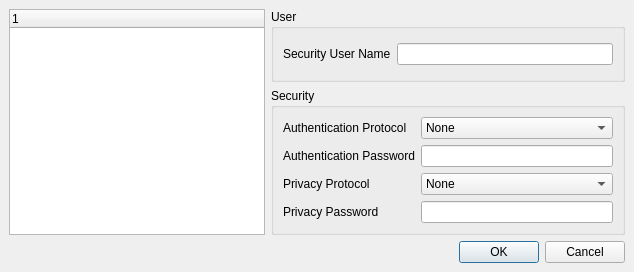
<?xml version="1.0" encoding="UTF-8"?>
<ui version="4.0">
 <comment>
    Copyright (c) 2004-2017 Martin Jolicoeur and contributors
    
    This file is part of the snmpb project and is free software: you can
    redistribute it and/or modify it under the terms of the GNU General
    Public License as published by the Free Software Foundation, either
    version 3 of the License, or (at your option) any later version.
    
    This program is distributed in the hope that it will be useful,
    but WITHOUT ANY WARRANTY; without even the implied warranty of
    MERCHANTABILITY or FITNESS FOR A PARTICULAR PURPOSE.  See the
    GNU General Public License for more details.
    
    You should have received a copy of the GNU General Public License
    along with this program.  If not, see http://www.gnu.org/licenses/.
</comment>
 <class>USMProfile</class>
 <widget class="QDialog" name="USMProfile">
  <property name="geometry">
   <rect>
    <x>0</x>
    <y>0</y>
    <width>634</width>
    <height>272</height>
   </rect>
  </property>
  <property name="sizePolicy">
   <sizepolicy hsizetype="Fixed" vsizetype="Fixed">
    <horstretch>0</horstretch>
    <verstretch>0</verstretch>
   </sizepolicy>
  </property>
  <property name="windowTitle">
   <string>USM Profiles</string>
  </property>
  <property name="windowIcon">
   <iconset>
    <normaloff>images/snmpb.png</normaloff>images/snmpb.png</iconset>
  </property>
  <layout class="QGridLayout">
   <property name="margin">
    <number>9</number>
   </property>
   <property name="spacing">
    <number>6</number>
   </property>
   <item row="2" column="0" colspan="2">
    <widget class="QDialogButtonBox" name="OKCancelBox">
     <property name="orientation">
      <enum>Qt::Horizontal</enum>
     </property>
     <property name="standardButtons">
      <set>QDialogButtonBox::Cancel|QDialogButtonBox::Ok</set>
     </property>
    </widget>
   </item>
   <item row="0" column="0" rowspan="2">
    <widget class="QTreeWidget" name="ProfileTree">
     <property name="sizePolicy">
      <sizepolicy hsizetype="Preferred" vsizetype="Preferred">
       <horstretch>0</horstretch>
       <verstretch>0</verstretch>
      </sizepolicy>
     </property>
     <column>
      <property name="text">
       <string notr="true">1</string>
      </property>
     </column>
    </widget>
   </item>
   <item row="1" column="1">
    <widget class="QGroupBox" name="Security">
     <property name="title">
      <string>Security</string>
     </property>
     <layout class="QGridLayout">
      <property name="margin">
       <number>9</number>
      </property>
      <property name="spacing">
       <number>6</number>
      </property>
      <item row="3" column="1">
       <widget class="QLineEdit" name="PrivPass">
        <property name="echoMode">
         <enum>QLineEdit::Password</enum>
        </property>
       </widget>
      </item>
      <item row="2" column="1">
       <widget class="QComboBox" name="PrivProtocol">
        <item>
         <property name="text">
          <string>None</string>
         </property>
        </item>
        <item>
         <property name="text">
          <string>DES</string>
         </property>
        </item>
        <item>
         <property name="text">
          <string>3DES</string>
         </property>
        </item>
        <item>
         <property name="text">
          <string>IDEA</string>
         </property>
        </item>
        <item>
         <property name="text">
          <string>AES128</string>
         </property>
        </item>
        <item>
         <property name="text">
          <string>AES192</string>
         </property>
        </item>
        <item>
         <property name="text">
          <string>AES256</string>
         </property>
        </item>
       </widget>
      </item>
      <item row="1" column="1">
       <widget class="QLineEdit" name="AuthPass">
        <property name="echoMode">
         <enum>QLineEdit::Password</enum>
        </property>
       </widget>
      </item>
      <item row="0" column="1">
       <widget class="QComboBox" name="AuthProtocol">
        <item>
         <property name="text">
          <string>None</string>
         </property>
        </item>
        <item>
         <property name="text">
          <string>MD5</string>
         </property>
        </item>
        <item>
         <property name="text">
          <string>SHA-1</string>
         </property>
        </item>
        <item>
         <property name="text">
          <string>SHA-2-224</string>
         </property>
        </item>
        <item>
         <property name="text">
          <string>SHA-2-256</string>
         </property>
        </item>
        <item>
         <property name="text">
          <string>SHA-2-384</string>
         </property>
        </item>
        <item>
         <property name="text">
          <string>SHA-2-512</string>
         </property>
        </item>
       </widget>
      </item>
      <item row="2" column="0">
       <widget class="QLabel" name="PrivProtocolL">
        <property name="text">
         <string>Privacy Protocol</string>
        </property>
       </widget>
      </item>
      <item row="1" column="0">
       <widget class="QLabel" name="AuthPassL">
        <property name="text">
         <string>Authentication Password</string>
        </property>
       </widget>
      </item>
      <item row="0" column="0">
       <widget class="QLabel" name="AuthProtocolL">
        <property name="text">
         <string>Authentication Protocol</string>
        </property>
       </widget>
      </item>
      <item row="3" column="0">
       <widget class="QLabel" name="PrivPassL">
        <property name="text">
         <string>Privacy Password</string>
        </property>
       </widget>
      </item>
     </layout>
    </widget>
   </item>
   <item row="0" column="1">
    <widget class="QGroupBox" name="User">
     <property name="title">
      <string>User</string>
     </property>
     <layout class="QGridLayout">
      <property name="margin">
       <number>9</number>
      </property>
      <property name="spacing">
       <number>6</number>
      </property>
      <item row="0" column="1">
       <widget class="QLineEdit" name="SecName"/>
      </item>
      <item row="0" column="0">
       <widget class="QLabel" name="SecNameL">
        <property name="text">
         <string>Security User Name</string>
        </property>
       </widget>
      </item>
     </layout>
    </widget>
   </item>
  </layout>
 </widget>
 <tabstops>
  <tabstop>ProfileTree</tabstop>
  <tabstop>SecName</tabstop>
  <tabstop>AuthProtocol</tabstop>
  <tabstop>AuthPass</tabstop>
  <tabstop>PrivProtocol</tabstop>
  <tabstop>PrivPass</tabstop>
  <tabstop>OKCancelBox</tabstop>
 </tabstops>
 <resources/>
 <connections>
  <connection>
   <sender>OKCancelBox</sender>
   <signal>accepted()</signal>
   <receiver>USMProfile</receiver>
   <slot>accept()</slot>
   <hints>
    <hint type="sourcelabel">
     <x>258</x>
     <y>499</y>
    </hint>
    <hint type="destinationlabel">
     <x>157</x>
     <y>274</y>
    </hint>
   </hints>
  </connection>
  <connection>
   <sender>OKCancelBox</sender>
   <signal>rejected()</signal>
   <receiver>USMProfile</receiver>
   <slot>reject()</slot>
   <hints>
    <hint type="sourcelabel">
     <x>326</x>
     <y>499</y>
    </hint>
    <hint type="destinationlabel">
     <x>286</x>
     <y>274</y>
    </hint>
   </hints>
  </connection>
 </connections>
</ui>
